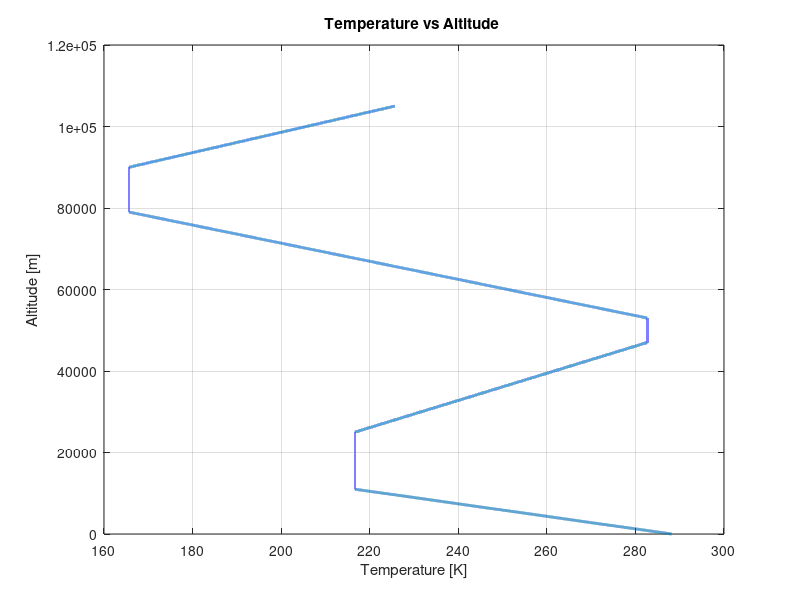
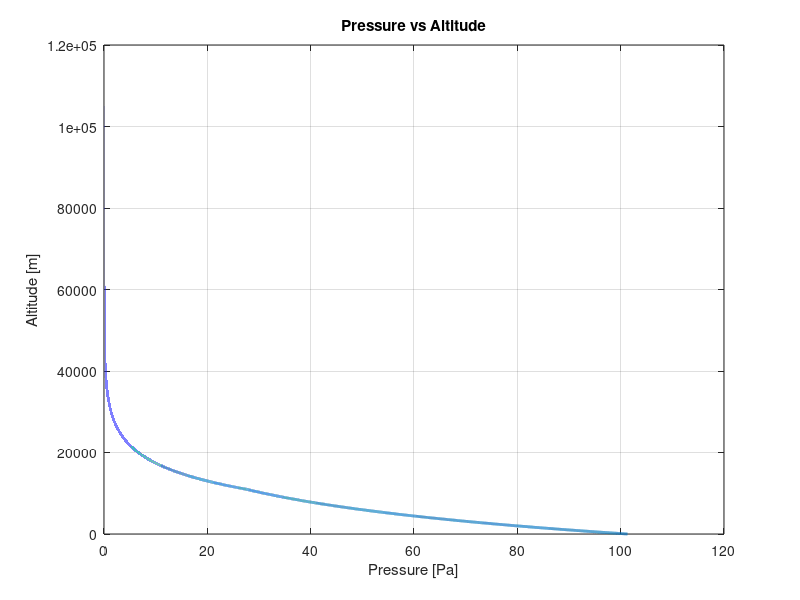
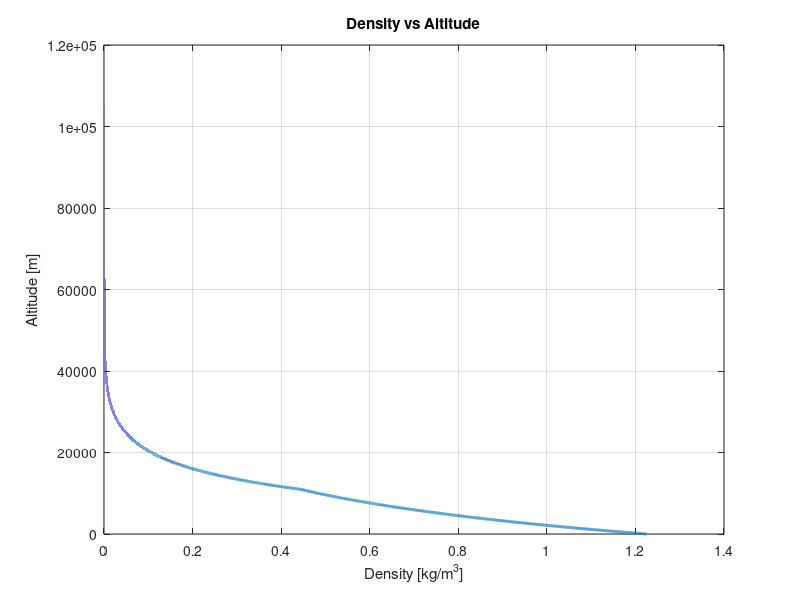
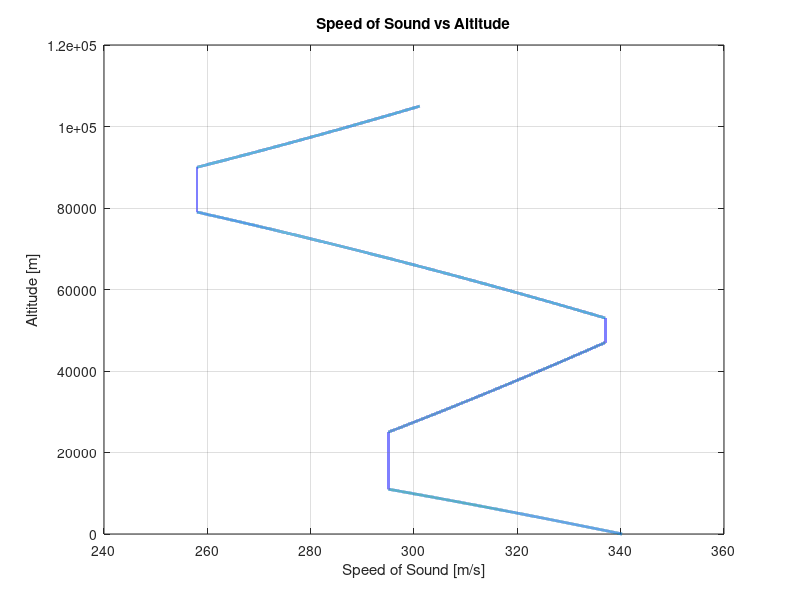

The MATLAB source for these figures, in order:
%% Aero 4710 Launch Vehicle Design
% Group Homework 1: Standard Atmosphere Model
% Author: Jacob Birch, Zach Eljich, Henry Humphrey, Preet Shah
% Date: 08/29/2022
%References: Anderson, J.D, Introduction to Flight, 2022.
%Hawley, Jim, Formulae and code for the U.S. Standard atmosphere, 1976.
clc; clear all; close all;

%% Constants
Ti = [288.16,216.66,216.66,282.66,282.66,165.66,165.66,225.66]; %base temperatures [K]
g = 9.81; %acceleration due to gravity [m/s^2]
R = 287; %gas constant [J/(Kg*K)]
gama = 1.4; %specific heat ratios 
beta = 1.458 * 10^-6; %coefficient of air [kg/m.sec.sqrt(K)]
S = 110.4; %sutherland's constant for air [K]

for z = 1:105001
if z <= 11000
    j = 1; %index
    lamda = -6.5/1000; %gradient
    Tn = Ti(j);
    T(z) = Tn + ((z-0)*lamda); %Temperature
    p(z) = 101.325 * exp(-(g/(R*Tn))*(z-0)); %pressure
    rho(z) = p(z)/(R*T(z)); %density
elseif z <= 25000
    j = 2;
    lamda = 0;
    Tn = Ti(j);
    T(z) = Tn + ((z-11000)*lamda);
    p(z) = p(11000) * exp(-(g/(R*Tn))*(z-11000));
    rho(z) = p(z)/(R*T(z));
elseif z <= 47000
    j = 3;
    lamda = 3/1000;
    Tn = Ti(j);
    T(z) = Tn + ((z-25000)*lamda);
    p(z) = p(25000) * exp(-(g/(R*Tn))*(z-25000));
    rho(z) = p(z)/(R*T(z));
   
elseif z <= 53000
    j = 4;
    lamda =0;
    Tn = Ti(j);
    T(z) = Tn + ((z-47000)*lamda);
    p(z) = p(47000) * exp(-(g/(R*Tn))*(z-47000));
    rho(z) = p(z)/(R*T(z));
elseif z <= 79000
    j =5;
    lamda = -4.5/1000;
    Tn = Ti(j);
    T(z) = Tn + ((z-53000)*lamda);
    p(z) = p(53000) * exp(-(g/(R*Tn))*(z-53000));
    rho(z) = p(z)/(R*T(z));
elseif z <= 90000
    j =6;
    lamda = 0;
    Tn =Ti(j);
    T(z) = Tn + ((z-79000)*lamda);
    p(z) = p(79000) * exp(-(g/(R*Tn))*(z-79000));
    rho(z) = p(z)/(R*T(z));
else
    j =7;
    lamda = 4/1000;
    Tn = Ti(j);
    T(z) = Tn + ((z-90000)*lamda);
    p(z) = p(90000) * exp(-(g/(R*Tn))*(z-90000));
    rho(z) = p(z)/(R*T(z));

end 
end
aPREET = sqrt(gama*R.*T); %speed of sound
mu = (beta.*(T.^(3/2)))./(T+S); %viscosity
h = [0:105000];

rho = rho*1000;
%% Plotting
figure(1)
hold on
box on
grid on
plot(T,h,'LineWidth',2)
title('Temperature vs Altitude ')
xlabel('Temperature [K]')
ylabel('Altitude [m]')
figure(2)
hold on
box on
grid on
plot(p,h,'LineWidth',2)
title('Pressure vs Altitude')
xlabel('Pressure [Pa]')
ylabel('Altitude [m]')
figure (3)
hold on
box on
grid on
plot(rho,h,'LineWidth',2)
title('Density vs Altitude')
xlabel('Density [kg/m^3]')
ylabel('Altitude [m]')
figure (4)
hold on
box on
grid on
plot(aPREET,h,'LineWidth',2)
title('Speed of Sound vs Altitude')
xlabel('Speed of Sound [m/s]')
ylabel('Altitude [m]')
figure (5)
hold on
box on
grid on
plot(mu,h,'LineWidth',2)
title('Viscosity vs Altitude')
xlabel('Viscosity [N*s/m^2]')
ylabel('Altitude[m]')

    